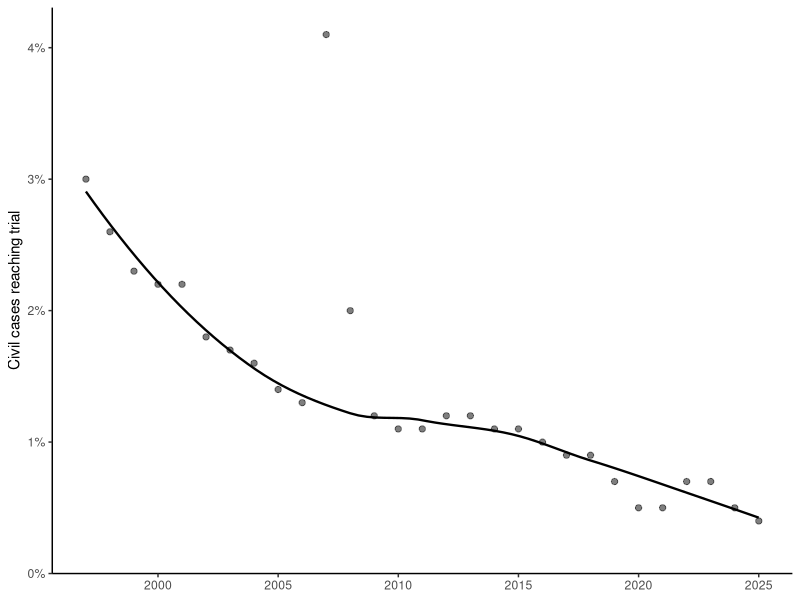

Here is the R script that generated this plot:
## ---- chunk 1
#| label: fig-trial-rate
#| fig-cap: "Percent of federal civil cases reaching trial, fiscal years 1997--2025. The curve is a robust LOESS fit, which downweights the 2007 outlier (thousands of mass-tort cases recorded as terminated during or after trial). Source: Admin. Off. of the U.S. Cts., *Judicial Business of the United States Courts* tbl. C-4 (1997--2025)."
#| echo: false
#| fig-width: 6.5
#| fig-height: 3.5
library(ggplot2)

trials <- read.csv("data/c4_trial_rates.csv")

ggplot(trials, aes(year, pct_trial)) +
  geom_smooth(method = "loess", formula = y ~ x, se = FALSE,
              method.args = list(family = "symmetric"),
              colour = "black", linewidth = 0.8) +
  geom_point(size = 1.8, alpha = 0.5) +
  scale_y_continuous(limits = c(0, NA), labels = function(x) paste0(x, "%"),
                     expand = expansion(mult = c(0, 0.05))) +
  labs(x = NULL, y = "Civil cases reaching trial") +
  theme_classic(base_size = 11)
